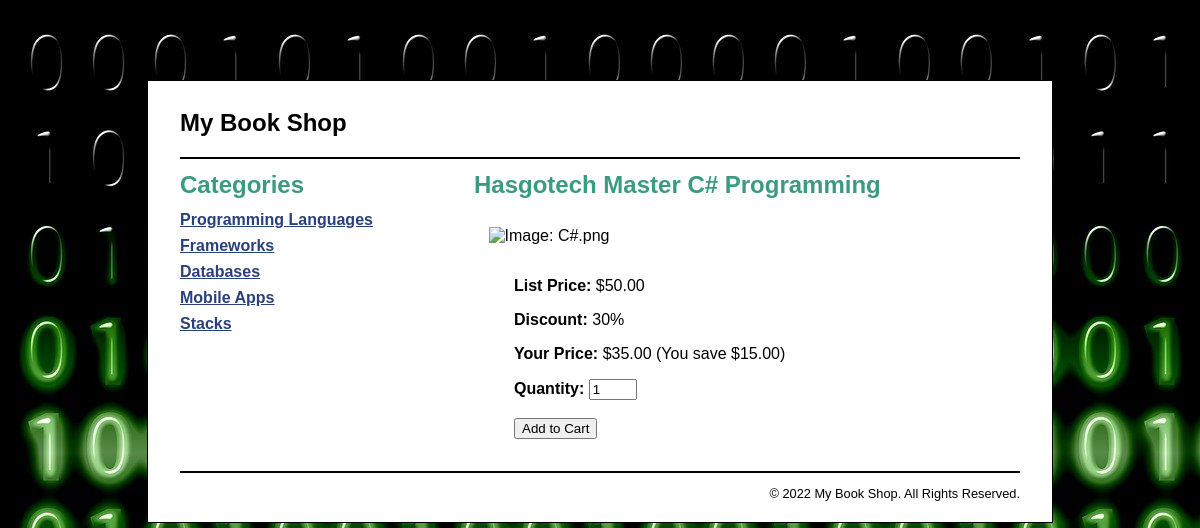
The app's page /product_catalog/index.php?action=view_product&product_id=3 with its own data.
### tables this page shows
CREATE TABLE categories (
  categoryID       INT(11)        NOT NULL   AUTO_INCREMENT,
  categoryName     VARCHAR(255)   NOT NULL,
  PRIMARY KEY (categoryID)
);

CREATE TABLE products (
  productID        INT(11)        NOT NULL   AUTO_INCREMENT,
  categoryID       INT(11)        NOT NULL,
  productCode      VARCHAR(10)    NOT NULL   UNIQUE,
  productName      VARCHAR(255)   NOT NULL,
  listPrice        DECIMAL(10,2)  NOT NULL,
  PRIMARY KEY (productID)
);

### model/category_db.php (called while the page is built, shortened)
<?php
function get_categories() {
    global $db;
    $query = 'SELECT * FROM categories
              ORDER BY categoryID';
    $statement = $db->prepare($query);
    $statement->execute();
    $categories = $statement->fetchAll();
    return $categories;
}
?>

### model/product_db.php (called while the page is built, shortened)
<?php
function get_product($product_id) {
    global $db;
    $query = 'SELECT * FROM products
              WHERE productID = :product_id';
    $statement = $db->prepare($query);
    $statement->bindValue(":product_id", $product_id);
    $statement->execute();
    $product = $statement->fetch();
    return $product;
}
?>

### product_catalog/product_view.php (the view, shortened to what this page needs)
<?php include '../view/header.php'; ?>
<main>
    <aside>
        <h1>Categories</h1>
        <nav>
            <ul>
                <?php foreach($categories as $category) : ?>
                <li>
                    <a href="?category_id=<?php
                              echo $category['categoryID']; ?>">
                        <?php echo $category['categoryName']; ?>
                    </a>
                </li>
                <?php endforeach; ?>
            </ul>
        </nav>
    </aside>
    <section>
        <h1><?php echo $name; ?></h1>
        <div id="left_column">
            <p>
                <img src="<?php echo $image_filename; ?>"
                    alt="<?php echo $image_alt; ?>" />
            </p>
        </div>
        <div id="right_column">
            <p><b>List Price:</b> $<?php echo $list_price; ?></p>
            <p><b>Discount:</b> <?php echo $discount_percent; ?>%</p>
            <p><b>Your Price:</b> $<?php echo $unit_price_f; ?>
                 (You save $<?php echo $discount_amount_f; ?>)</p>
            <form action="<?php echo '../cart' ?>" method="post">
                <b>Quantity:</b>
                <input id="quantity" type="number" name="quantity"
                       value="1" size="2" min="1" max="25">
                <br><br>
                <input type="submit" value="Add to Cart">
            </form>
        </div>
    </section>
</main>
<?php include '../view/footer.php'; ?>

### main.css (style rules this page uses)
html { background-image: url(images/binary-code-475664_1280.jpg); }
body { margin-top: 5em; font-family: Arial, Helvetica, sans-serif; width: 70%; margin: 5em auto; background-color: white; border: 1px solid black; padding: 0.5em 2em; }
aside { float: left; width: 35%; }
section { float: left; width: 50%; }
h1 { font-size: 150%; margin: .5em 0; }
h1, h2 { color: rgb(58, 156, 127); }
ul { list-style-type: none; margin: 0; padding-left: 0; padding-bottom: 1em; }
li { padding-bottom: 0.5em; }
a { color: rgb(41, 64, 124); font-weight: bold; }
#quantity { width: 10em; }
#left_column { float: left; width: 150px; text-align: center; }
#right_column { float: left; padding-left: 2.5em; padding-bottom: 2em; }

### product_catalog/product_view.php (style rules this page uses)
#quantity { width: 3em; }

### records on screen
categories: categoryName "Programming Languages"
categories: categoryName "Frameworks"
categories: categoryName "Databases"
categories: categoryName "Mobile Apps"
categories: categoryName "Stacks"
products: productName "Hasgotech Master C# Programming", listPrice "50.00", listPrice "35.00", listPrice "15.00"

### other values on screen
$discount_percent "30"
